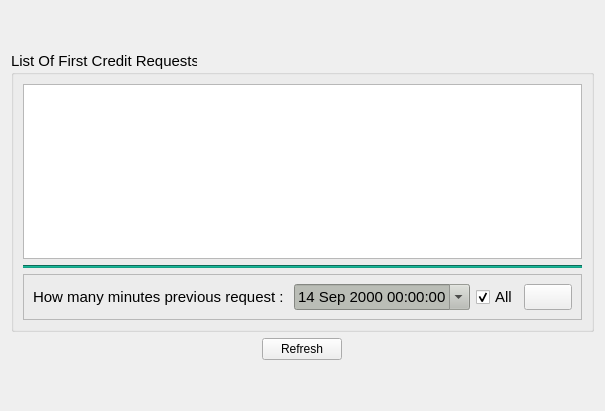
              <widget class="QWidget" name="tab_12">
               <attribute name="title">
                <string>ISSUER</string>
               </attribute>
               <layout class="QVBoxLayout" name="verticalLayout_12">
                <item>
                 <spacer name="verticalSpacer_16">
                  <property name="orientation">
                   <enum>Qt::Vertical</enum>
                  </property>
                  <property name="sizeHint" stdset="0">
                   <size>
                    <width>20</width>
                    <height>40</height>
                   </size>
                  </property>
                 </spacer>
                </item>
                <item>
                 <layout class="QHBoxLayout" name="horizontalLayout_42">
                  <item>
                   <widget class="QGroupBox" name="groupBox_13">
                    <property name="sizePolicy">
                     <sizepolicy hsizetype="Minimum" vsizetype="MinimumExpanding">
                      <horstretch>0</horstretch>
                      <verstretch>0</verstretch>
                     </sizepolicy>
                    </property>
                    <property name="minimumSize">
                     <size>
                      <width>0</width>
                      <height>0</height>
                     </size>
                    </property>
                    <property name="maximumSize">
                     <size>
                      <width>700</width>
                      <height>300</height>
                     </size>
                    </property>
                    <property name="font">
                     <font>
                      <pointsize>11</pointsize>
                     </font>
                    </property>
                    <property name="title">
                     <string>List Of First Credit Requests</string>
                    </property>
                    <layout class="QGridLayout" name="gridLayout_31">
                     <item row="2" column="0" colspan="4" alignment="Qt::AlignHCenter">
                      <widget class="QFrame" name="frame_10">
                       <property name="sizePolicy">
                        <sizepolicy hsizetype="Expanding" vsizetype="Preferred">
                         <horstretch>0</horstretch>
                         <verstretch>0</verstretch>
                        </sizepolicy>
                       </property>
                       <property name="frameShape">
                        <enum>QFrame::StyledPanel</enum>
                       </property>
                       <property name="frameShadow">
                        <enum>QFrame::Raised</enum>
                       </property>
                       <layout class="QHBoxLayout" name="horizontalLayout_53">
                        <item>
                         <widget class="QLabel" name="label_18">
                          <property name="sizePolicy">
                           <sizepolicy hsizetype="Expanding" vsizetype="Preferred">
                            <horstretch>0</horstretch>
                            <verstretch>0</verstretch>
                           </sizepolicy>
                          </property>
                          <property name="text">
                           <string>How many minutes previous request : </string>
                          </property>
                         </widget>
                        </item>
                        <item>
                         <widget class="QDateTimeEdit" name="dateTimeEdit">
                          <property name="enabled">
                           <bool>false</bool>
                          </property>
                          <property name="styleSheet">
                           <string notr="true">background-color: rgb(186, 189, 182);
color: rgb(0, 0, 0);</string>
                          </property>
                          <property name="readOnly">
                           <bool>false</bool>
                          </property>
                          <property name="showGroupSeparator" stdset="0">
                           <bool>true</bool>
                          </property>
                          <property name="maximumDate">
                           <date>
                            <year>2025</year>
                            <month>12</month>
                            <day>31</day>
                           </date>
                          </property>
                          <property name="minimumDate">
                           <date>
                            <year>2000</year>
                            <month>9</month>
                            <day>14</day>
                           </date>
                          </property>
                          <property name="calendarPopup">
                           <bool>true</bool>
                          </property>
                         </widget>
                        </item>
                        <item>
                         <widget class="QCheckBox" name="checkBox_2">
                          <property name="styleSheet">
                           <string notr="true"/>
                          </property>
                          <property name="text">
                           <string>All</string>
                          </property>
                          <property name="checked">
                           <bool>true</bool>
                          </property>
                         </widget>
                        </item>
                        <item>
                         <widget class="QPushButton" name="pushButton_33">
                          <property name="text">
                           <string/>
                          </property>
                         </widget>
                        </item>
                       </layout>
                      </widget>
                     </item>
                     <item row="0" column="0" colspan="4">
                      <widget class="QTableWidget" name="tableWidget">
                       <property name="sizePolicy">
                        <sizepolicy hsizetype="Minimum" vsizetype="Minimum">
                         <horstretch>0</horstretch>
                         <verstretch>0</verstretch>
                        </sizepolicy>
                       </property>
                       <property name="minimumSize">
                        <size>
                         <width>0</width>
                         <height>175</height>
                        </size>
                       </property>
                       <property name="maximumSize">
                        <size>
                         <width>16777215</width>
                         <height>200</height>
                        </size>
                       </property>
                       <property name="sizeIncrement">
                        <size>
                         <width>0</width>
                         <height>0</height>
                        </size>
                       </property>
                       <property name="font">
                        <font>
                         <pointsize>9</pointsize>
                        </font>
                       </property>
                       <property name="sizeAdjustPolicy">
                        <enum>QAbstractScrollArea::AdjustToContents</enum>
                       </property>
                       <property name="editTriggers">
                        <set>QAbstractItemView::NoEditTriggers</set>
                       </property>
                       <property name="selectionMode">
                        <enum>QAbstractItemView::SingleSelection</enum>
                       </property>
                       <property name="wordWrap">
                        <bool>true</bool>
                       </property>
                       <property name="cornerButtonEnabled">
                        <bool>false</bool>
                       </property>
                      </widget>
                     </item>
                     <item row="1" column="0" colspan="4">
                      <widget class="Line" name="line_5">
                       <property name="windowModality">
                        <enum>Qt::NonModal</enum>
                       </property>
                       <property name="sizePolicy">
                        <sizepolicy hsizetype="Minimum" vsizetype="Minimum">
                         <horstretch>0</horstretch>
                         <verstretch>0</verstretch>
                        </sizepolicy>
                       </property>
                       <property name="maximumSize">
                        <size>
                         <width>16777215</width>
                         <height>20</height>
                        </size>
                       </property>
                       <property name="font">
                        <font>
                         <pointsize>1</pointsize>
                        </font>
                       </property>
                       <property name="styleSheet">
                        <string notr="true">background-color: rgb(22, 160, 133);</string>
                       </property>
                       <property name="frameShadow">
                        <enum>QFrame::Sunken</enum>
                       </property>
                       <property name="lineWidth">
                        <number>1</number>
                       </property>
                       <property name="midLineWidth">
                        <number>0</number>
                       </property>
                       <property name="orientation">
                        <enum>Qt::Horizontal</enum>
                       </property>
                      </widget>
                     </item>
                    </layout>
                   </widget>
                  </item>
                 </layout>
                </item>
                <item>
                 <layout class="QHBoxLayout" name="horizontalLayout_44">
                  <item>
                   <widget class="QPushButton" name="pushButton_29">
                    <property name="sizePolicy">
                     <sizepolicy hsizetype="Maximum" vsizetype="Maximum">
                      <horstretch>0</horstretch>
                      <verstretch>0</verstretch>
                     </sizepolicy>
                    </property>
                    <property name="text">
                     <string>Refresh</string>
                    </property>
                   </widget>
                  </item>
                 </layout>
                </item>
                <item>
                 <spacer name="verticalSpacer_15">
                  <property name="orientation">
                   <enum>Qt::Vertical</enum>
                  </property>
                  <property name="sizeHint" stdset="0">
                   <size>
                    <width>20</width>
                    <height>40</height>
                   </size>
                  </property>
                 </spacer>
                </item>
               </layout>
              </widget>
